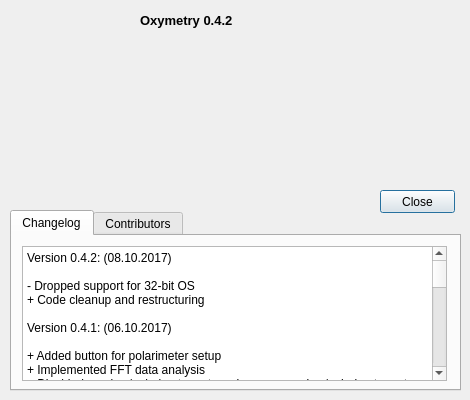
<?xml version="1.0" encoding="UTF-8"?>
<ui version="4.0">
 <class>PanelAbout</class>
 <widget class="QDialog" name="PanelAbout">
  <property name="geometry">
   <rect>
    <x>0</x>
    <y>0</y>
    <width>470</width>
    <height>400</height>
   </rect>
  </property>
  <property name="sizePolicy">
   <sizepolicy hsizetype="Expanding" vsizetype="Preferred">
    <horstretch>0</horstretch>
    <verstretch>0</verstretch>
   </sizepolicy>
  </property>
  <property name="sizeIncrement">
   <size>
    <width>0</width>
    <height>0</height>
   </size>
  </property>
  <property name="windowTitle">
   <string>About Oxymetry</string>
  </property>
  <widget class="QPushButton" name="button_close">
   <property name="geometry">
    <rect>
     <x>380</x>
     <y>190</y>
     <width>75</width>
     <height>23</height>
    </rect>
   </property>
   <property name="text">
    <string>Close</string>
   </property>
   <property name="flat">
    <bool>false</bool>
   </property>
  </widget>
  <widget class="QLabel" name="label_title">
   <property name="geometry">
    <rect>
     <x>140</x>
     <y>10</y>
     <width>311</width>
     <height>21</height>
    </rect>
   </property>
   <property name="font">
    <font>
     <pointsize>10</pointsize>
     <weight>75</weight>
     <bold>true</bold>
    </font>
   </property>
   <property name="text">
    <string>Oxymetry 0.4.2</string>
   </property>
  </widget>
  <widget class="QLabel" name="label_compiler">
   <property name="geometry">
    <rect>
     <x>140</x>
     <y>40</y>
     <width>310</width>
     <height>20</height>
    </rect>
   </property>
   <property name="sizePolicy">
    <sizepolicy hsizetype="Minimum" vsizetype="Fixed">
     <horstretch>0</horstretch>
     <verstretch>0</verstretch>
    </sizepolicy>
   </property>
   <property name="text">
    <string>&lt;Compiler info&gt;</string>
   </property>
   <property name="alignment">
    <set>Qt::AlignLeading|Qt::AlignLeft|Qt::AlignTop</set>
   </property>
  </widget>
  <widget class="QLabel" name="label_build">
   <property name="geometry">
    <rect>
     <x>140</x>
     <y>60</y>
     <width>311</width>
     <height>21</height>
    </rect>
   </property>
   <property name="text">
    <string>&lt;Build info&gt;</string>
   </property>
   <property name="alignment">
    <set>Qt::AlignLeading|Qt::AlignLeft|Qt::AlignTop</set>
   </property>
  </widget>
  <widget class="QLabel" name="label_copyright">
   <property name="geometry">
    <rect>
     <x>140</x>
     <y>80</y>
     <width>311</width>
     <height>31</height>
    </rect>
   </property>
   <property name="text">
    <string>&lt;Copyright info&gt;</string>
   </property>
   <property name="alignment">
    <set>Qt::AlignLeading|Qt::AlignLeft|Qt::AlignTop</set>
   </property>
  </widget>
  <widget class="QLabel" name="label_license">
   <property name="geometry">
    <rect>
     <x>140</x>
     <y>120</y>
     <width>311</width>
     <height>61</height>
    </rect>
   </property>
   <property name="text">
    <string>&lt;License&gt;</string>
   </property>
   <property name="alignment">
    <set>Qt::AlignLeading|Qt::AlignLeft|Qt::AlignTop</set>
   </property>
  </widget>
  <widget class="QTabWidget" name="tabWidget">
   <property name="geometry">
    <rect>
     <x>10</x>
     <y>210</y>
     <width>451</width>
     <height>181</height>
    </rect>
   </property>
   <property name="currentIndex">
    <number>0</number>
   </property>
   <widget class="QWidget" name="tab">
    <attribute name="title">
     <string>Changelog</string>
    </attribute>
    <widget class="QPlainTextEdit" name="plainTextEdit_changelog">
     <property name="geometry">
      <rect>
       <x>10</x>
       <y>10</y>
       <width>425</width>
       <height>135</height>
      </rect>
     </property>
     <property name="horizontalScrollBarPolicy">
      <enum>Qt::ScrollBarAlwaysOff</enum>
     </property>
     <property name="readOnly">
      <bool>true</bool>
     </property>
     <property name="plainText">
      <string>Version 0.4.2: (08.10.2017)

- Dropped support for 32-bit OS
+ Code cleanup and restructuring

Version 0.4.1: (06.10.2017)

+ Added button for polarimeter setup
+ Implemented FFT data analysis
+ Disabled preview/polarimeter setup when one preview/polarimeter setup is active
+ Modification of polarimeter setup tab panel
+ Toggle button for polarimeter setup
+ File and folder creation when polarimetric measurement starts

Version 0.4.0: (02.10.2017)

+ Added files for polarimeter control
+ Added FFTW library and data folder

Version 0.3.0: (29.09.2017)

* Legend now shows 'unknown' if serial number or readable name of spectrometer are not available
* Fixed spectra count in StoreToRAM files
* Changes of readable name are now accepted
* Disabling/enabling of a device now disables all elements in device item
+ Many code optimizations, especially to the StoreToRAM function and the spectrometer configuration dialog
+ Time-controlled measurements can now be automated via button 'time pattern'
+ The serial number of the device is no longer attached to the file names of StoreToRAM
+ StoreToRAM now supports more than 10000 spectra
+ Wavelengths are shown belong pixel numbers in configuration dialog
+ Combined 'preview start' and 'preview stop' buttons into one single button

Version 0.2.6: (04.09.2017)

* Fixed a bug that prevented data export
+ Increased maximum of StoreToRAM spectra
+ StoreToRAM dialog remembers last path

Version 0.2.5: (14.08.2017)

* Updated AvaSpec library to version 9.6.0.0

Version 0.2.4: (19.06.2017)

+ Support of increased peristaltic pump RPM update rate
+ RPM in fluidic toolbox is now calculated over a period of one second
* Compatibility check for Qt 5.9.0

Version 0.2.3: (14.06.2017)

+ The user must now confirm whether existing files should be overwritten during data export

Version 0.2.2: (29.05.2017)

* Fixed calculation of fluidic circuit rollerpump RPM
* Fixed bug that prevented the first pinch valve from being switched
* Fixed a bug that caused the user to be overwhelmed with error messages when the light source was disconnected during operation
+ Added fluidic circuit auto-connect functionality
+ Added changelog and contributors lists
- Removed message if no spectrometers were found

Version 0.2.1 (24.05.2017):

+ The spectral data from the spectrometers are now stored in separate files
+ Additional information (dynamic dark correction enabled, time and date, ...) is now stored within the saved spectra

Version 0.2:

Initial release</string>
     </property>
    </widget>
   </widget>
   <widget class="QWidget" name="tab_2">
    <attribute name="title">
     <string>Contributors</string>
    </attribute>
    <widget class="QPlainTextEdit" name="plainTextEdit_contributors">
     <property name="geometry">
      <rect>
       <x>10</x>
       <y>10</y>
       <width>425</width>
       <height>135</height>
      </rect>
     </property>
     <property name="horizontalScrollBarPolicy">
      <enum>Qt::ScrollBarAlwaysOff</enum>
     </property>
     <property name="readOnly">
      <bool>true</bool>
     </property>
     <property name="plainText">
      <string>Benjamin Redmer, Cesar Andres Carvajal Arrieta, Torben Kruse, Isabeau Dibbern</string>
     </property>
    </widget>
   </widget>
  </widget>
  <zorder>label_license</zorder>
  <zorder>button_close</zorder>
  <zorder>label_title</zorder>
  <zorder>label_compiler</zorder>
  <zorder>label_build</zorder>
  <zorder>label_copyright</zorder>
  <zorder>tabWidget</zorder>
 </widget>
 <resources/>
 <connections/>
</ui>
